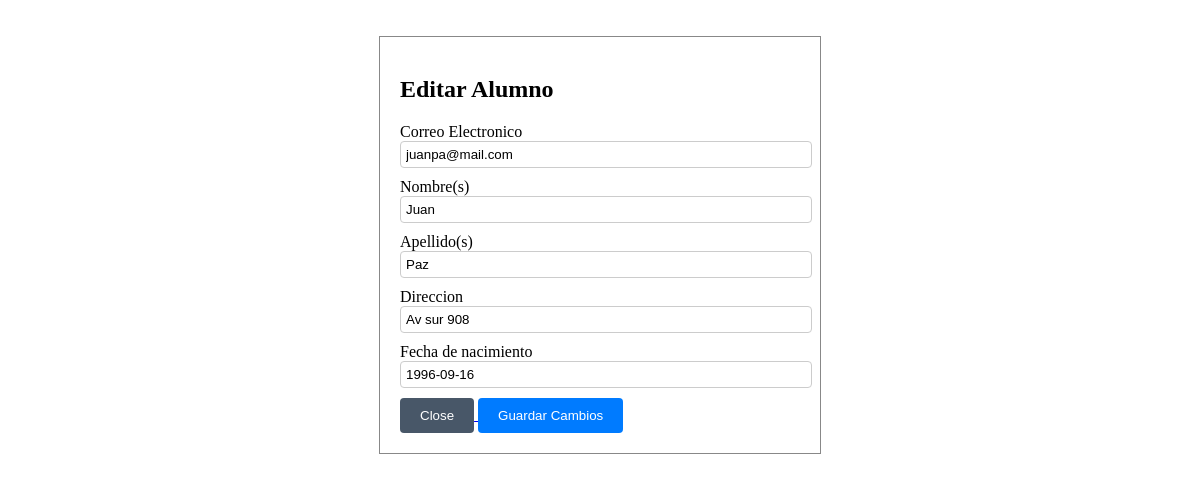
Before: /src/views/admin_views/admin_maestro/edit_maestro.php?id=10 (signed in) with the older database file.
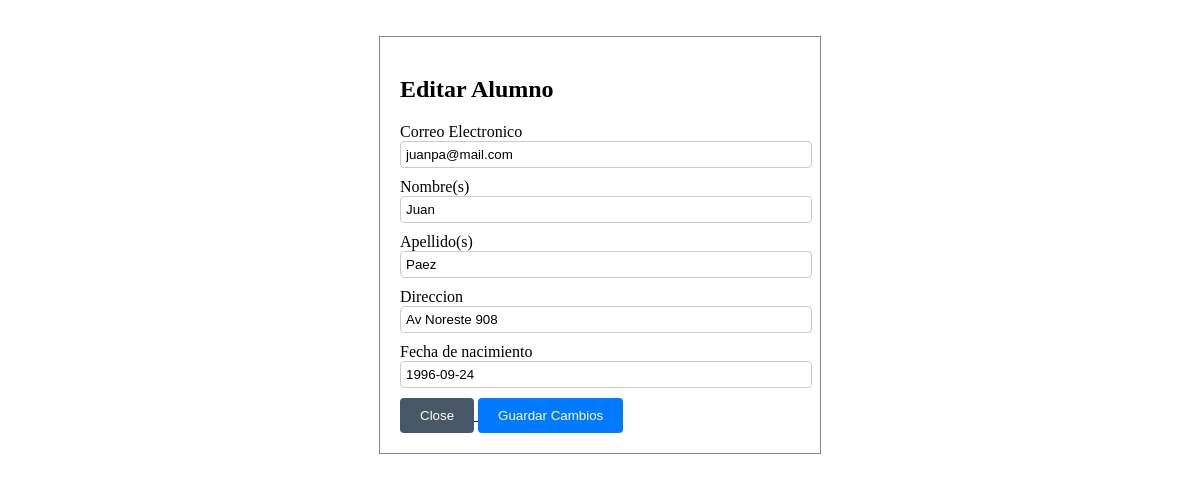
After: the same page with the newer database file.
### tables this page shows
CREATE TABLE `maestro` (
  `id_maestro` int(11) NOT NULL,
  `name_maestro` varchar(150) DEFAULT NULL,
  `apellido_maestro` varchar(150) DEFAULT NULL,
  `matricula` varchar(100) DEFAULT NULL,
  `correo_maestro` varchar(200) DEFAULT NULL,
  `password_maestro` varchar(250) DEFAULT NULL,
  `address` varchar(200) DEFAULT NULL,
  `fechaNacimiento` varchar(80) DEFAULT NULL,
  `rol_id` int(11) DEFAULT NULL
);

### src/database/connection.php (called while the page is built, shortened)
<?php
class data
{
    private $pdo;
    public function __construct()
    {
        try {
            $host = $_ENV["DB_HOST"];
            $username = $_ENV["DB_USERNAME"];
            $password = $_ENV["DB_PASSWORD"];
            $port = $_ENV["DB_PORT"];
            $dbname = $_ENV["DB_DATABASE"];
            $attributes=[PDO::ATTR_ERRMODE => PDO::ERRMODE_EXCEPTION];
            $dsn = "mysql:host=$host;port=$port;dbname=$dbname";
            $this->pdo = new PDO($dsn,$username,$password,$attributes);
        } catch (PDOException $e) {
            echo "ERROR: " . $e->getMessage();
        }
    }
    public function connect()
    {
        return $this->pdo;
    }
}
?>

### src/views/admin_views/admin_maestro/edit_maestro.php (the view, shortened to what this page needs)
<?php
require_once($_SERVER["DOCUMENT_ROOT"] . "/src/database/connection.php" );
$id_maestro = $_GET['id'];
?>
<!DOCTYPE html>
<html lang="en">
<head>
    <link rel="stylesheet" href="/src/styles/styles_admin/edit_maestro_style.css">
</head>
<body class=" w-full h-full">
    <main class=" flex justify-center items-center">
        <div id="myModal" class="">
            <div class="modal-content">
                <h2 class="text-[2rem]">Editar Alumno</h2>
                <?php
                    $query = "SELECT name_maestro, apellido_maestro, correo_maestro, address, fechaNacimiento FROM maestro where id_maestro = :id ";
                    $conn = new data();
                    $stmt = $conn->connect()->prepare($query);
                    $stmt->bindParam(':id', $id_maestro);
                    $stmt->execute();
                    $dato= $stmt->fetch(PDO::FETCH_ASSOC);
                ?>
                <form action="/index.php" method="POST">
                    <div class="form-group">
                        <label class="font-bold " for="correo">Correo Electronico</label>
                        <input type="email" name="correo" id="correo" class="input-field" value="<?= $dato['correo_maestro']?>" readonly required>
                    </div>
                    <div class="form-group">
                        <label class="font-bold " for="nombre">Nombre(s)</label>
                        <input type="text" name="nombre" id="nombre" class="input-field" value="<?= $dato['name_maestro']?>" required>
                    </div>
                    <div class="form-group">
                        <label class="font-bold " for="apellido">Apellido(s)</label>
                        <input type="text" name="apellido" id="apellido" class="input-field" value="<?= $dato['apellido_maestro']?>" required>
                    </div>
                    <div class="form-group">
                        <label class="font-bold " for="direccion">Direccion</label>
                        <input type="text" name="direccion" id="direccion" class="input-field" value="<?= $dato['address']?>" required>
                    </div>
                    <div class="form-group">
                        <label class="font-bold " for="fecha">Fecha de nacimiento</label>
                        <input type="text" name="fecha" id="fecha" class="input-field" value="<?= $dato['fechaNacimiento']?>" required>
                    </div>
                    <div class="w-full flex justify-end gap-2">
                        <a href="/src/views/admin_views/admin_maestro/dash_view_maestro.php">
                            <button type="button" id="closeModalButton" class="btn2">Close</button>
                        </a>
                        <form action="/index.php" method="post">
                            <button type="submit" class="btn" name="updateM">Guardar Cambios</button>
                        </form>
                    </div>
                </form>
            </div>
        </div>
    </main>
</body>
</html>

Changed rows visible on the page:
changed maestro "juanpa@mail.com": apellido "Paz" → "Paez"; direccion "Av sur 908" → "Av Noreste 908"; fecha "1996-09-16" → "1996-09-24"
